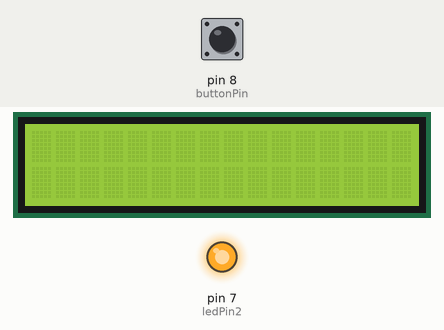
Recording of a sketch running on a simulated Arduino Uno, built with avr-gcc and run on an emulated ATmega328P. On the bench: 16×2 character LCD, output pins drawn as LEDs (lit = HIGH). The test bench sets the inputs (shaded band); at power-on: pin 8 (buttonPin) LOW. Random numbers use the default seed unless the sketch sets one.

Above: at 4.4 s.
4.5 s: pin 8 (buttonPin) pulled HIGH for 0.15 s
At 6.1 s:
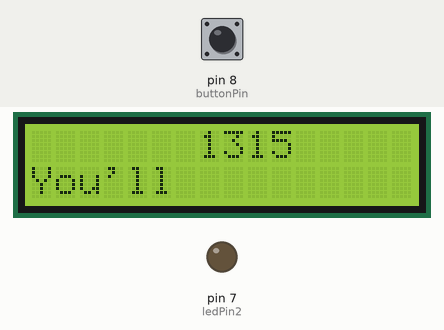
At 7.1 s:
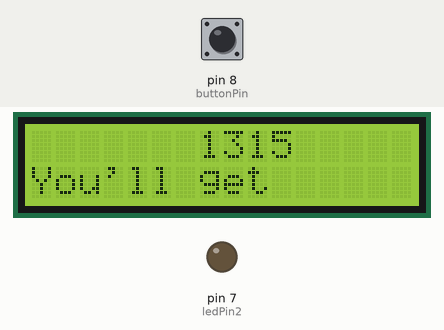
Timing chart, 0 to 8.6 s (numbered marks = the images above; inputs shaded):
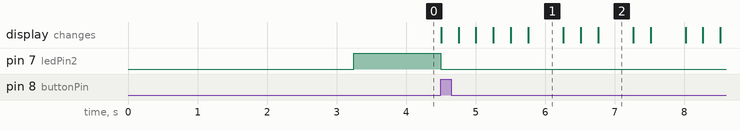

The sketch:

reaction_time.ino
```cpp
/*Test your visual reaction time andd utilize your Arduino skills
 *
 * Uses Arduino UNO, resisitor, LED, button, and LCD screen
 *
 * follow instruction here to connect lcd https://www.arduino.cc/en/Tutorial/LibraryExamples/HelloWorld
 * Wire GPIO18 to a resistor which connects to the negative side of an LED.  Wire the other side of the LED to digital pin 8
 * Wire 5V into a button, wire the other button into digital 10
*/
#include <LiquidCrystal.h> //LCD library

const int rs = 12, en = 11, d4 = 5, d5 = 4, d6 = 3, d7 = 2;
LiquidCrystal lcd(rs, en, d4, d5, d6, d7);              //Set up the LCD screen
void scrollingtext(String displayText) {              //function which displays text in a scrolling form
  for (int i = 0; i <= displayText.length(); i++) {           //Iterate through each letter in th input text
    int toclear = (i+1) % 16;             //toclear is the square in front of the character being printed
    lcd.setCursor(toclear, 1);            //putting it in the spot we want to clear
    lcd.print("     ");       //blank space upcoming squares for readability
    int pos = i % 16;           //posititon where the charecter should be printed since there is 6 character spaces, also enables wrapping
    lcd.setCursor(pos, 1);
    lcd.print(displayText.substring(i,i+1));          //print next char
    delay(250);                             //delay before the next character is displayed
  }
   lcd.setCursor(0, 1);
   lcd.print("                ");   //clear only the bottom line
}

// constants won't change. They're used here to set pin numbers:
const int buttonPin = 8;     // the number of the pushbutton pin
const int ledPin2 = 7;  // Reaction LED

// variables will change:
int i = 0;
int buttonState = 0;         // variable for reading the pushbutton status
unsigned long time;           //variable to store tie
int randomDelay;                //variable to determine time before light turns on
void setup() {
  lcd.begin(16,2);                  //initialize LCD having 16 columns 2 rows
  randomSeed(analogRead(0));            //randomize the seed by using an unnattached analog pin
  randomDelay = random(2000, 6000);         //set random number
  Serial.begin(9600);               //start monitor
  pinMode(buttonPin, INPUT);        //set buttonpin to input mode
  pinMode(ledPin2, OUTPUT);             //set ledPin2 to output mode
  digitalWrite(ledPin2, LOW);         //turn off led2
  time = millis();                //gets the time since the program started running
  delay(randomDelay);             //delay by a random amount of time
}

void loop() {
  if (i == 0) {                       //This allows the code to move on once the button's been pressed once
    // read the state of the pushbutton value:
    buttonState = digitalRead(buttonPin);                   //Get state of the button
      if (buttonState == HIGH) {              //if the button is pressed
      time = millis();
      digitalWrite(ledPin2, LOW);             //When it's pressed turn the light off
      i++;            //flag to make sure the code moves on
    } else {
      digitalWrite(ledPin2, HIGH);            //if the button isn't pressed leave the light on
    }
  } else {              //once the button is pressed
     String message;              //initialize varaible which will store the message for the bottom line
     lcd.setCursor(7,0);            //center the cursor for the number
     int reactTime = time-randomDelay;                //reactTime is the time between the light and the button press
     //Select the message based on the reaction time
     if (reactTime < 150) {
      message = "Woah you're hot stuff!!! Wait a minute... YOU CHEATED!";
     }
     else if (reactTime < 200) {
      message = "NIIIIICE!! NIIIIIIIIIIIIICE!!!!! NIIIIIIIIIIIIIIIIIICE!!!!!!!";
     }
     else if (reactTime < 250) {
      message = "faster than the average time!";
     }
     else if (reactTime < 400) {
      message = "You can go quicker!";
     }
     else {
      message = "You'll get em next time";
     }
     lcd.print(reactTime);      //Prints the reaction time onto the LCD
     scrollingtext(message);     //Calls function to print message scrolling to the bottom LCD row
    }
  }
```

Measured:
- after the input at 4.5 s, pin 7 (ledPin2): HIGH → LOW at once; the display: first changes at once (image 1 shows a later state)
- what the display in image 1 shows lasts 0.5 s, from 5.8 s to 6.3 s
